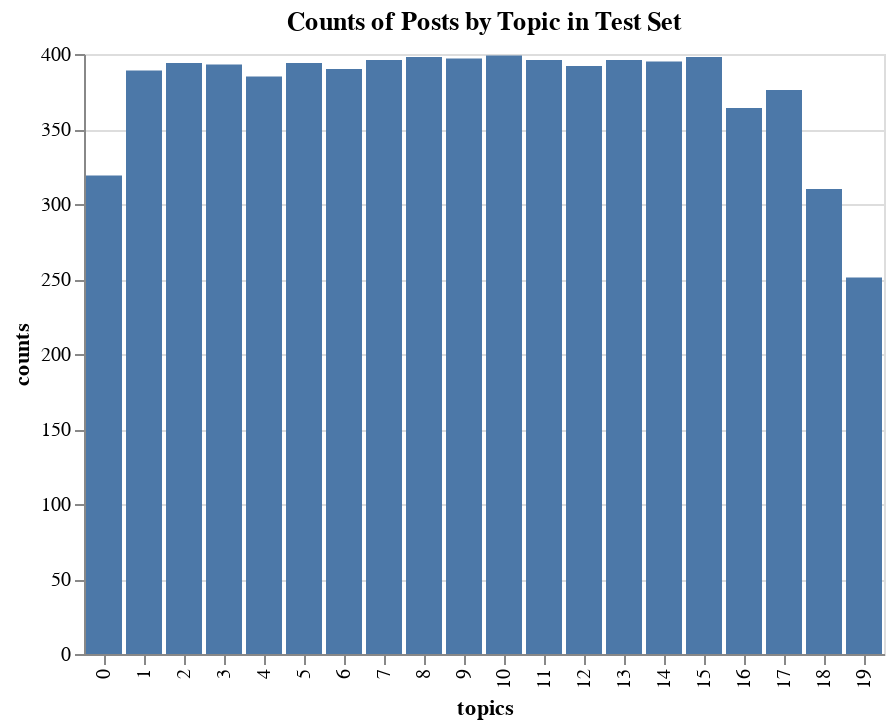

Notebook source saved alongside this figure:
### Code cell
#Plotting Number of Posts by Topic
topics_t = [10, 15, 8, 9, 7, 11, 13, 14, 2, 5, 3, 12, 6, 1, 4, 17, 16, 0, 18, 19]
data = {'topics': topics_t, 'counts': X_test.target.value_counts()}
plot_t_df = pd.DataFrame(data, columns=['topics', 'counts'])
test_hist = alt.Chart(plot_t_df).mark_bar().encode(
    x='topics:N',
    y='counts',
    tooltip=['topics', 'counts']
).properties(title='Counts of Posts by Topic in Test Set').interactive()
test_hist

### Figure 1 — Vega-Lite specification as saved in the notebook (floating-point values rounded to 4 significant figures)
{"config": {"view": {"continuousWidth": 400, "continuousHeight": 300}}, "data": {"name": "data-8e94584588924aeb9e0a5ed5be66f7fd"}, "mark": "bar", "encoding": {"tooltip": [{"type": "quantitative", "field": "topics"}, {"type": "quantitative", "field": "counts"}], "x": {"type": "nominal", "field": "topics"}, "y": {"type": "quantitative", "field": "counts"}}, "selection": {"selector002": {"type": "interval", "bind": "scales", "encodings": ["x", "y"]}}, "title": "Counts of Posts by Topic in Test Set", "$schema": "https://vega.github.io/schema/vega-lite/v4.8.1.json", "datasets": {"data-8e94584588924aeb9e0a5ed5be66f7fd": [{"topics": 10, "counts": 399}, {"topics": 15, "counts": 398}, {"topics": 8, "counts": 398}, {"topics": 9, "counts": 397}, {"topics": 7, "counts": 396}, {"topics": 11, "counts": 396}, {"topics": 13, "counts": 396}, {"topics": 14, "counts": 395}, {"topics": 2, "counts": 394}, {"topics": 5, "counts": 394}, {"topics": 3, "counts": 393}, {"topics": 12, "counts": 392}, {"topics": 6, "counts": 390}, {"topics": 1, "counts": 389}, {"topics": 4, "counts": 385}, {"topics": 17, "counts": 376}, {"topics": 16, "counts": 364}, {"topics": 0, "counts": 319}, {"topics": 18, "counts": 310}, {"topics": 19, "counts": 251}]}}
